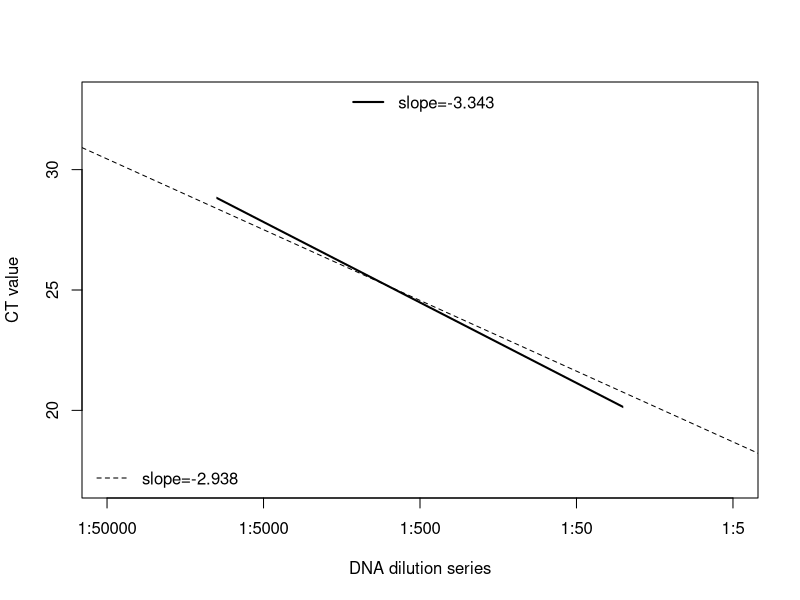

Generate this figure with R: (Note: this script raises an error after producing the figure.)
## ---- chunk 1
library(reshape2)
library(stringr)

df <- read.delim("RC_20171010_PlatyPaxC_primertest_data.txt", skip=8)[, 1:7]
df <- df[df$Target.Name=="PaxC1", ]
df$CT <- as.numeric(as.character(df$Cт))
df$col <- substr(df$Well, 2, 3)
df$row <- substr(df$Well, 1, 1)
df$MM <- factor(ifelse(df$col %in% 3:6, "SYBR Green", "PowerUp SYBR"))
df$conc <- df$row
df$conc <- as.numeric(str_replace_all(df$conc, c("A" = "0.2", "B" = "0.02", "C" = "0.002", "D" = "0.0002", "E" = "0.00002")))
df <- droplevels(df)

plot(df$CT ~ log10(df$conc), ylim=c(17,33), xaxt="n",
     pch=c(21,24)[df$Sample.Name],
     col=c("blue", "red")[df$MM],
     xlab="DNA dilution series", ylab="CT value")
axis(side=1, at=log10(c(2e-1, 2e-2, 2e-3, 2e-4, 2e-5)),
     labels=c("1:5", "1:50", "1:500", "1:5000", "1:50000"))

# Fit model using all data
mod <- lm(CT ~ log10(conc), data=df)
summary(mod)
abline(mod, lty=2)
legend("bottomleft", lty=2, bty="n", legend=paste0("slope=", round(coef(mod)[[2]], 3)))

# Fit model without highest and lowest concentrations
mod <- lm(CT ~ log10(conc), data=subset(df, conc!=0.2 & conc!=0.00002))
summary(mod)
clip(-4,-1.4, 0, 40)
abline(mod, xlim=c(-3.8, -1.8), lwd=2)
legend("top", lty=1, lwd=2, bty="n", legend=paste0("slope=", round(coef(mod)[[2]], 3)))

ps <- subset(df, MM=="SYBR Green")
ps2 <- subset(ps, conc!=2e-01)
mod <- lm(CT ~ log10(conc), data=ps2)
summary(mod)
xyplot(CT ~ log10(conc), type=c("r", "p"), data=ps2)
((10^(-1/coef(mod)[2]))-1)*100
